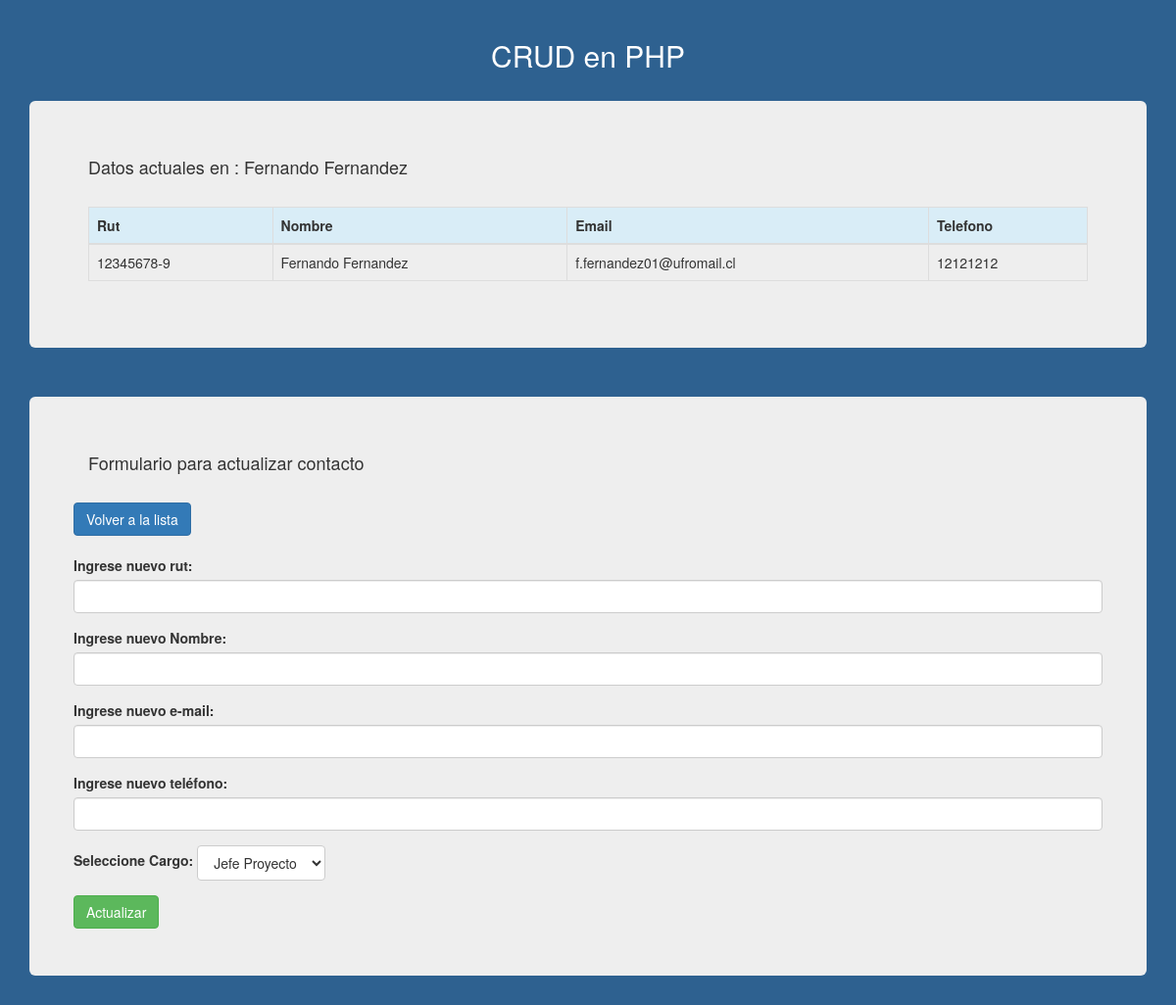
Page /vista-update-usuario.php?rut=12345678-9 on the committed database.
### tables this page shows
CREATE TABLE `contacto` (
  `rut` varchar(10) NOT NULL,
  `nombre` varchar(40) NOT NULL,
  `email` varchar(30) NOT NULL,
  `telefono` varchar(30) NOT NULL,
  `cod_cargo` tinyint(4) NOT NULL
);

### connection.php (called while the page is built, shortened)
<?php
class ConnectionDB extends mysqli {
    public function recorrer($y){
        return mysqli_fetch_array($y);
    }
    public function rows($y){
        return mysqli_num_rows($y);
    }
}
?>

### vista-update-usuario.php (the view, shortened to what this page needs)
<?php
	require('connection.php');
	$db= new ConnectionDB();
	$var= $_GET['rut'];
	$sql= $db->query('select * from contacto where rut like "'.$var.'";');
	$consulta= $db->recorrer($sql);
	$select= $db->query("select * from cargo");
	$filas= $db->rows($select);
?>
<!DOCTYPE html>
<html lang="en">
<head>
	<link rel="stylesheet" href="https://maxcdn.bootstrapcdn.com/bootstrap/3.3.6/css/bootstrap.min.css">
	<link rel="stylesheet" href="style.css">
</head>
<body id="body">
	<br>
	<h2>CRUD en PHP</h2>
	<br>
	<div class="container">
		<div class="jumbotron">
			<h4>Datos actuales en : <?php echo $consulta['nombre']?></h4>
			<br>
			<table class="table table-bordered table-hover">
				<thead>
					<tr class="info">
						<th>Rut</th>
						<th>Nombre</th>
						<th>Email</th>
						<th>Telefono</th>
					</tr>
				</thead>
				<tbody>
					<tr>
						<td><?php echo $consulta['rut']?></td>
						<td><?php echo $consulta['nombre']?></td>
						<td><?php echo $consulta['email']?></td>
						<td><?php echo $consulta['telefono']?></td>
					</tr>
				</tbody>
			</table>
		</div>
	</div>
	<br>
	<div class="container">
		<div class="jumbotron">
			<h4>Formulario para actualizar contacto</h4>
			<br>
			<div class="row">
	            <div>
	            	<a href="index.php" class="btn btn-primary">Volver a la lista</a>
	                <form role="form" method="POST" action=<?php echo "update-usuario.php?rut=".$consulta['rut']; ?> >
	                    <div class="form-group">
	                        <label for="exampleInputEmail1">
	                            Ingrese nuevo rut:
	                        </label>
	                        <input name="in-rut" type="text" class="form-control" />
	                    </div>
	                    <div class="form-group">
	                        <label for="exampleInputEmail1">
	                            Ingrese nuevo Nombre:
	                        </label>
	                        <input name="in-nombre" type="text" class="form-control" />
	                    </div>
	                    <div class="form-group">
	                        <label for="exampleInputEmail1">
	                            Ingrese nuevo e-mail:
	                        </label>
	                        <input name="in-mail" type="text" class="form-control" />
	                    </div>
	                    <div class="form-group">
	                        <label for="exampleInputEmail1">
	                            Ingrese nuevo teléfono:
	                        </label>
	                        <input name="in-telefono" type="text" class="form-control" />
	                    </div>
	                    <div class="form-group">
	                        <label for="exampleInputEmail1">
	                            Seleccione Cargo:
	                        </label>
	                        <select name="in-cargo" id="" class="btn btn-default dropdown dropdown-toggle">
	                        <?php if($filas>0){
	                        	 	for($i=0 ; $i<$filas ; $i++){
	                        	 		$datos= $db->recorrer($select);
	                        ?>
	                        			<option value=<?php echo $datos['codigo']; ?> > <?php echo $datos['descripcion'] ?></option>
							<?php 	}
								  }
							?>
	                        </select>
	                    </div>
	                    <button type="submit" class="btn btn-success">
	                        Actualizar
	                    </button>
	                </form>
	            </div>
	        </div>
		</div>
	</div>
</body>
</html>

### style.css (style rules this page uses)
#body { background: #2E6190; }
h2 { color: white; text-align: center; }

### rows in the picture
contacto: nombre "Fernando Fernandez", rut "12345678-9", email "f.fernandez01@ufromail.cl", telefono "12121212"

### other values in the picture
form field in-cargo "Jefe Proyecto"
